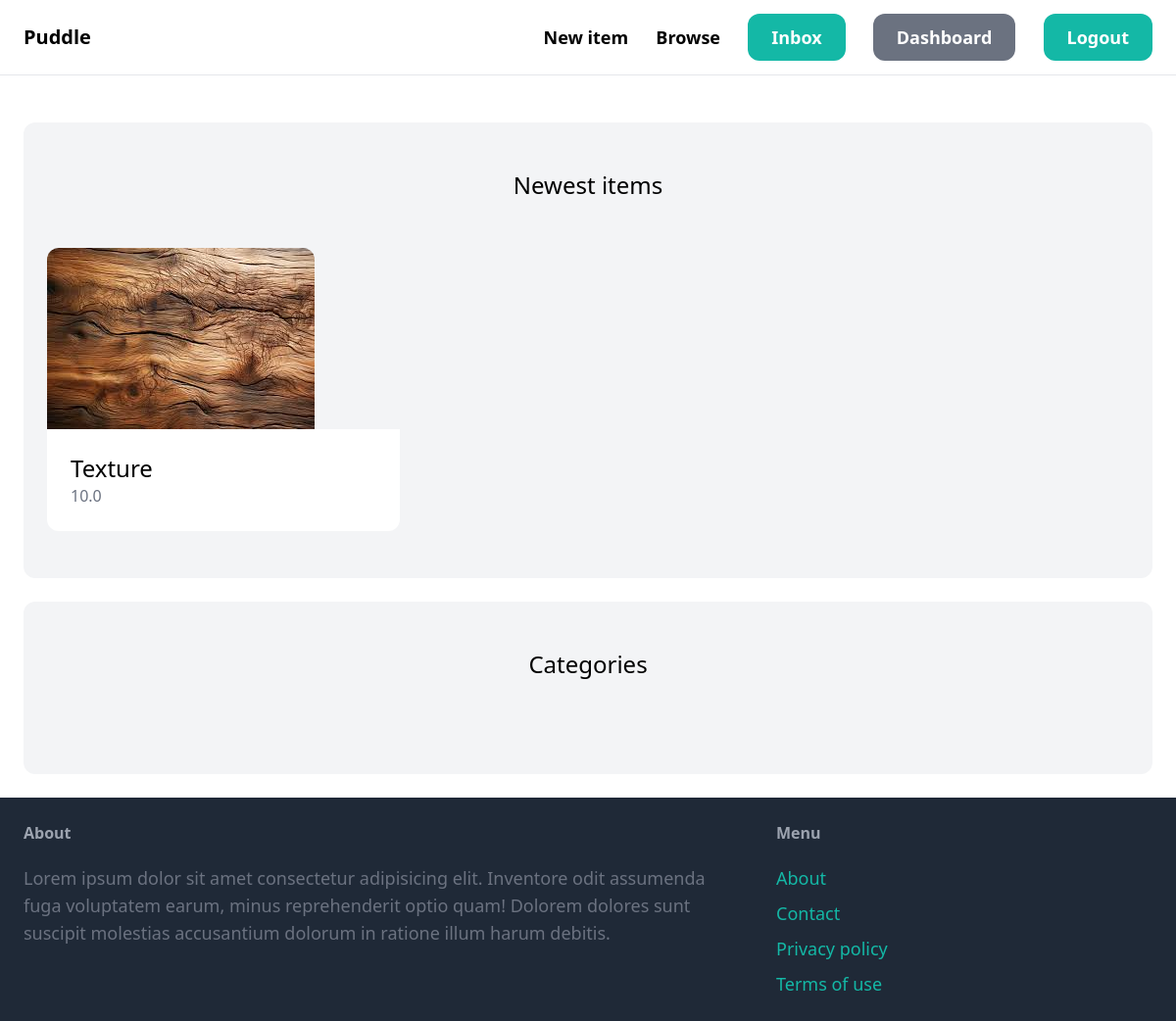
The app's page /dashboard/ (signed in) with its own data.
### item/models.py (models this page shows, shortened)
class Item(models.Model):
    category = models.ForeignKey(Category, related_name='items', on_delete=models.CASCADE)
    name = models.CharField(max_length=255,blank=True, null=True)
    description = models.TextField(blank=True, null=True)
    price = models.FloatField()
    image = models.ImageField(upload_to="item_images", blank=True, null=True)
    is_sold = models.BooleanField(default=False)
    created_at = models.DateTimeField(auto_now_add = True)
    created_by = models.ForeignKey(User, related_name='items', on_delete=models.CASCADE)

### dashboard/views.py (the view)
# urls.py: path('', views.index, name="index"),
def index(request):
    items = Item.objects.filter(created_by=request.user)
    template = loader.get_template('index.html')
    context = {'items':items}
    return HttpResponse(template.render(context, request))

### core/templates/index.html (shortened to what this page needs)
{% extends 'base.html' %}
{% block content %}
    <div class="mt-6 px-6 py-12 bg-gray-100 rounded-xl">
        <h2 class="mb-12 text-2xl text-center">Newest items</h2>
        <div class="grid grid-cols-3 gap-3">
            {% for item in items %}
                <div>
                    <a href="{% url 'item:detail' item.id %}">
                        <div>
                            <img src="{{ item.image.url }}" class="rounded-t-xl" alt="">
                        </div>
                        <div class="p-6 bg-white rounded-b-xl">
                            <h2 class="text-2xl">{{ item.name }}</h2>
                            <p class="text-gray-500">{{ item.price }}</p>
                        </div>
                    </a>
                </div>
            {% endfor %}
        </div>
    </div>
    <div class="mt-6 px-6 py-12 bg-gray-100 rounded-xl">
        <h2 class="mb-12 text-2xl text-center">Categories</h2>
    </div>
{% endblock %}

### records on screen
Item: image (picture), name "Texture", price "10.0"
